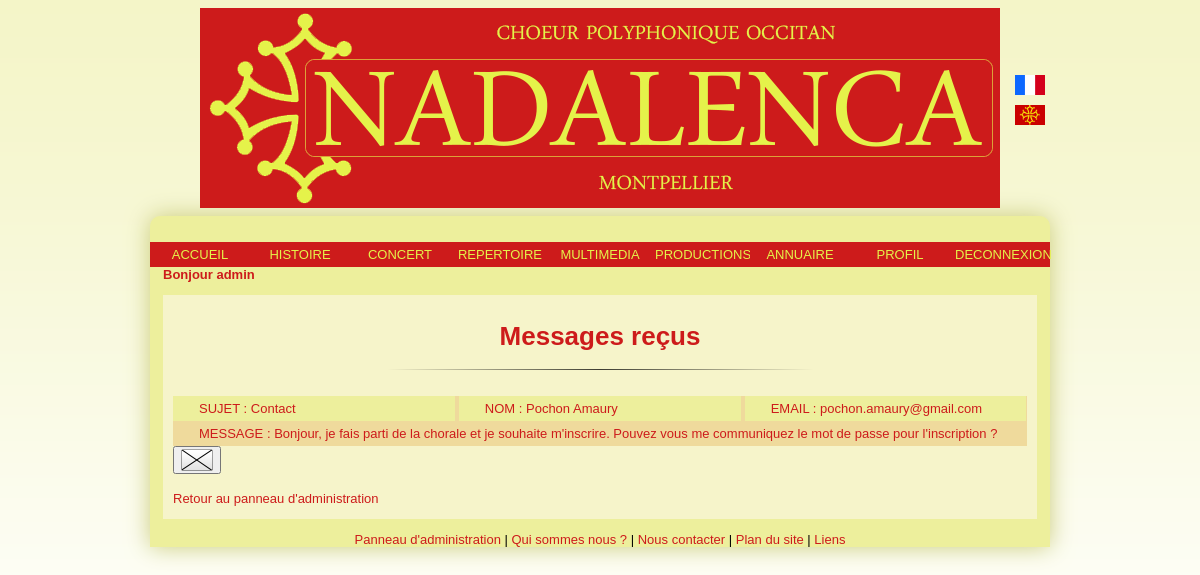
The app's page /Controleur/controlMessagesrecus.php (signed in) with its own data.
### tables this page shows
CREATE TABLE IF NOT EXISTS `utilisateur` (
  `id` int(11) NOT NULL AUTO_INCREMENT,
  `nom` varchar(255) NOT NULL,
  `prenom` varchar(255) NOT NULL,
  `email` varchar(255) NOT NULL,
  `mdp` varchar(255) NOT NULL,
  `statut` varchar(255) NOT NULL,
  `admin` tinyint(1) NOT NULL,
  `adresseP` varchar(255) NOT NULL,
  `codeP` varchar(255) NOT NULL,
  `ville` varchar(255) NOT NULL,
  `numtelF` varchar(14) NOT NULL,
  `numtelM` varchar(14) NOT NULL,
  `voix` varchar(255) NOT NULL,
  PRIMARY KEY (`id`),
  UNIQUE KEY `id` (`id`)
);

CREATE TABLE IF NOT EXISTS `message` (
  `idM` int(11) NOT NULL AUTO_INCREMENT,
  `nomM` varchar(255) NOT NULL,
  `prenomM` varchar(255) NOT NULL,
  `emailM` varchar(255) NOT NULL,
  `sujetM` varchar(255) NOT NULL,
  `messageM` varchar(255) NOT NULL,
  `dateM` varchar(30) NOT NULL,
  PRIMARY KEY (`idM`)
);

### Modele/Utilisateur.php (called while the page is built, shortened)
<?php
class Utilisateur
{
	private $prenom;
	public function getPrenom()
	{
		return $this->prenom;
	}
	public function __construct ($id, $nom, $prenom, $email, $mdp, $statut, $admin, $adresseP, $codeP, $ville, $numtelF, $numtelM, $voix)
	{
		$this->prenom = $prenom;
	}
	public static function getUtilisateurByEmail($email)
	{
		$req = "SELECT * FROM utilisateur WHERE email='$email'";
		$res = mysql_query($req) or die ("Erreur insertion : Classe Utilisateur / Fonction getUtilisateurByEmail ");
		$tuple = mysql_fetch_array($res);
		return new Utilisateur($tuple['id'], $tuple['nom'], $tuple['prenom'], $email, $tuple['mdp'], $tuple['statut'], $tuple['admin'], $tuple['adresseP'], $tuple['codeP'], $tuple['ville'], $tuple['numtelF'], $tuple['numtelM'], $tuple['voix']);
	}
}
?>

### Vue/viewMessagesrecus2.php (the view)
<h1>Messages reçus</h1>
<hr />
<?php
include("../Modele/Message.php");
	while ($tuple = mysql_fetch_array($res))
	{
$i = $tuple['idM'];?>
		<div class="container_message">
			<div class="gauche_message">
				<p>SUJET : <?php echo "$tuple[sujetM]"; ?></p>
			</div>
			<div class="milieu_message">
				<p>NOM : <?php echo "$tuple[nomM] $tuple[prenomM]"; ?></p>
			</div>
			<div class="droite_message">
				<p>EMAIL : <?php echo "$tuple[emailM]"; ?></p>
			</div>
			<div class="dessous_message">
				<p>MESSAGE : <?php echo "$tuple[messageM]"; ?></p>
			</div>
			<div class="suppr_message">
			<?php echo "<td><button type=" . " \"button\" " . "onclick= \"verif($i)\" " . "><img src='../Images/remove.png'  alt='Image Suppression Message'/>
        </button></td></tr>";?>
			</div>
		</div>
		<br/>
<?php
	}
		?>
	<br />
	<a href="../Controleur/controlAdministrateur.php">Retour au panneau d'administration</a>

### Controleur/menu.php (shortened to what this page needs)
	<body>
	<div id="page">
		<div id="banniere">
			<img src="../Images/banniere_nada.png" alt="banniere" title="Association Polyphonique Nadalenca de Montpellier"/>
			<ul id="drapeau">
				<li><a href="./controlAccueil.php?lang=fr"><img src="../Images/drapfr.png" title="Site de l'Association Nadalenca en français" alt="drapeau_fr"/></a></li>
				<li><a href="./controlAccueil.php?lang=occ"><img src="../Images/drapoc.png" title="Site de l'Association Nadalenca en occitan" alt="occitan_fr"/></a></li>
			</ul>
		</div>
		<div id="corps">
<?php
	include("../Modele/Utilisateur.php");
	if(isset($_SESSION['login']))
	{
		$email = $_SESSION['login'];
		$profil = Utilisateur::getUtilisateurByEmail($email);
		?>
				<ul id="menu_mem">
					<li><a href="./controlAccueil.php?lang=<?php echo $_SESSION['langue']; ?>">ACCUEIL</a></li>
					<li><a href="./controlHistoire.php?lang=<?php echo $_SESSION['langue']; ?>">HISTOIRE</a></li>
					<li><a href="./controlConcert.php">CONCERT</a>
						</li>
					<li><a href="./controlRepertoireHistoire.php?lang=<?php echo $_SESSION['langue']; ?>">REPERTOIRE</a></li>
					<li><a>MULTIMEDIA</a>
						</li>
					<li><a href="./controlProduction.php">PRODUCTIONS</a></li>
					<li><a href="./controlAnnuaire.php">ANNUAIRE</a></li>
					<li><a href="./controlProfil.php">PROFIL</a></li>
					<li><a href="./deconnexion.php">DECONNEXION</a></li>
				</ul>
				<h4>Bonjour <?php echo ($profil->getPrenom());?></h4>
			<div id="contenu">
<?php
}
?>

### style.css (style rules this page uses)
html { text-align: justify; font-family: sans-serif; font-size: small; background:url(./Images/fond.png) #f4f5c8 repeat-x fixed; }
#drapeau { list-style-type: none; margin-left: 63em; margin-top: -11em; background-attachment:fixed; }
#drapeau li { padding-top: 10px; }
#drapeau img { width: 30px; height: 20px; }
#page { width: 900px; height: 100%; margin: auto; }
#banniere { width: 100%; height: 100%; text-align: center; }
img { display: block; margin: 0; margin-right: auto; margin-left: auto; }
#menu_mem { width: 100%; list-style-type: none; margin: 0; margin-top: -3em; padding: 0; text-align: center; }
#menu_mem li { float: left; width: 100px; }
#menu_mem li a { display:block; color:#e5f24a; background-color:#cd1b1b; margin:0; padding:5px 5px; border:0; text-decoration:none; }
#menu_mem li a:link, #menu_mem li a:visited { display:block; color:#e5f24a; background-color:#cd1b1b; margin:0; padding:5px 5px; border:0; text-decoration:none; }
#corps { width:100%; height:100%; margin-top:7em; border-radius: 10px 10px 0 0; background-color:#edef9c; box-shadow:0px 0px 23px #cacc7b; padding-top:5em; }
#contenu { background-color: #f6f4ca; margin-right: 1em; margin-left: 1em; padding-left: 10px; padding-right: 10px; padding-bottom: 1em; }
#contenu p { text-indent: 2em; }
h1 { text-align: center; margin-top: 2em; padding-top: 1em; color: #cd1b1b; }
h4 { margin: 0; margin-left: 1em; margin-bottom:-4em; color: #cd1b1b; }
hr { width: 50%; border: 0; height: 1px; background-image: -webkit-linear-gradient(left, rgba(0,0,0,0), rgba(0,0,0,0.75), rgba(0,0,0,0)); background-image: -moz-linear-gradient(left, rgba(0,0,0,0), rgba(0,0,0,0.75), rgba(0,0,0,0)); background-image: -ms-linear-gradient(left, rgba(0,0,0,0), rgba(0,0,0,0.75), rgba(0,0,0,0)); background-image: -o-linear-gradient(left, rgba(0,0,0,0), rgba(0,0,0,0.75), rgba(0,0,0,0)); }
a:link, a:visited { text-decoration: none; color: #cd1b1b; }
h4 { margin: 0; margin-left: 1em; margin-bottom:-3em; color: #cd1b1b; }
.gauche_message, .milieu_message, .droite_message { float: left; }
.gauche_message { width:33%; background-color:#edef9c; color: #cd1b1b; }
.gauche_message p { text-indent: 1em; margin: 5px 0 5px 0; }
.milieu_message { width:33%; background-color:#edef9c; color: #cd1b1b; margin-left: 4px; }
.milieu_message p { text-indent: 1em; margin: 5px 0 5px 0; }
.droite_message { width:33%; background-color:#edef9c; color: #cd1b1b; margin-left: 4px; }
.droite_message p { text-indent: 1em; margin: 5px 0 5px 0; }
.dessous_message { width:100%; background-color:#efda9c; color: #cd1b1b; }
.dessous_message p { text-indent: 1em; margin: 2em 0 0 0; padding-top: 30px; padding-bottom: 5px; }
.suppr_message { width: 33%; color: white; margin-bottom: -1em; padding-bottom: -1em; }

### records on screen
utilisateur: prenom "admin"
message: sujetM "Contact", nomM "Pochon", prenomM "Amaury", emailM "pochon.amaury@gmail.com", messageM "Bonjour, je fais parti de la chorale et je souhaite m'inscrire. Pouvez vous me communiquez le mot de passe pour l'inscription ?"
